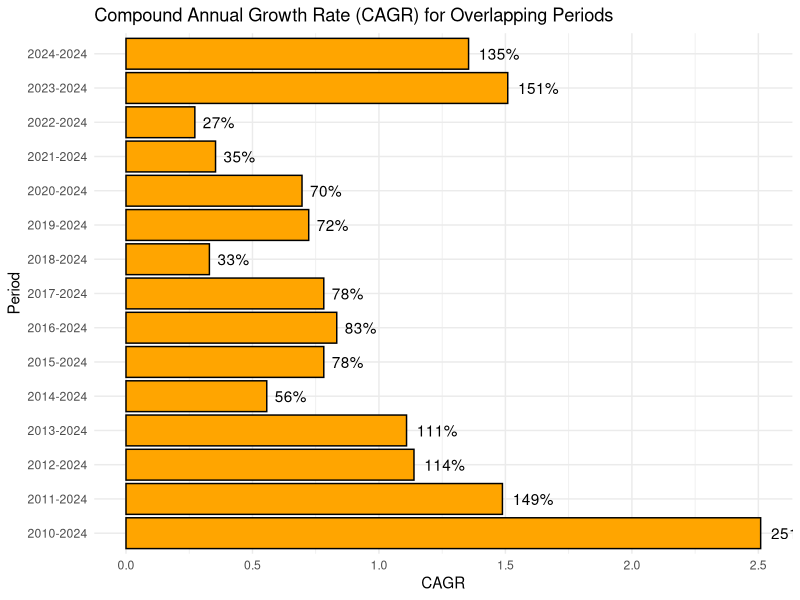

The R script that drew this image:
# Load necessary library
if (!requireNamespace("lubridate", quietly = TRUE)) {
  install.packages("lubridate")
}
library(lubridate)

# Load the data from the CSV file
bitcoin_data <- read.csv("bitcoin_daily_prices.csv")

# Ensure your Date column is in Date format
bitcoin_data$Date <- as.Date(bitcoin_data$Date)

# Find the earliest and latest dates
min_date <- min(bitcoin_data$Date)
max_date <- max(bitcoin_data$Date)

# Determine the earliest full year
start_year <- ifelse(month(min_date) == 1 & day(min_date) == 1, year(min_date), year(min_date) + 1)
end_year <- year(max_date)

# Adjust the start date to January 1st of the earliest full year
start_date <- as.Date(paste0(start_year, "-01-01"))
end_date <- max_date

# Create a dataframe to store CAGR results
cagr_results <- data.frame(Period = character(),
                           CAGR = numeric(),
                           stringsAsFactors = FALSE)

# Function to calculate CAGR
calculate_cagr <- function(start_date, end_date, data) {
  period_data <- data[data$Date >= start_date & data$Date <= end_date, ]
  if (nrow(period_data) > 0) {
    start_value <- period_data$Close[1]
    end_value <- period_data$Close[nrow(period_data)]
    period_years <- as.numeric(difftime(end_date, start_date, units = "days")) / 365.25
    cagr <- (end_value / start_value)^(1 / period_years) - 1
    return(cagr)
  } else {
    return(NA)
  }
}

# Loop through each possible start year and calculate CAGR
for (start_yr in start_year:end_year) {
  start_date <- as.Date(paste0(start_yr, "-01-01"))
  cagr <- calculate_cagr(start_date, end_date, bitcoin_data)
  period_label <- paste0(start_yr, "-", end_year)
  cagr_results <- rbind(cagr_results, data.frame(Period = period_label, CAGR = cagr))
}

# Print the CAGR results
print(cagr_results)

# Load necessary library for plotting
if (!requireNamespace("ggplot2", quietly = TRUE)) {
  install.packages("ggplot2")
}
library(ggplot2)

# Create a bar plot for CAGR
ggplot(cagr_results, aes(x = Period, y = CAGR)) +
  geom_bar(stat = "identity", fill = "orange", color = "black") +
  labs(title = "Compound Annual Growth Rate (CAGR) for Overlapping Periods",
       x = "Period",
       y = "CAGR") +
  geom_text(aes(label = scales::percent(CAGR, accuracy = 1)), hjust = -0.25, color = "black") +
  theme_minimal() +
  coord_flip()  # Flip the coordinates for better readability